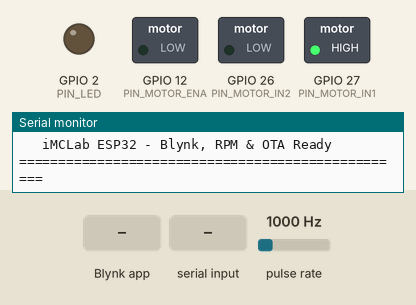
A sketch run on a simulated ESP32. Shown: switched loads named in the sketch (green lamp = pin HIGH), output pins drawn as LEDs (lit = HIGH), the last lines printed to the serial monitor. Wiring (inferred from the names in the program): pulse sensor: data GPIO 13. The inputs (shaded band) are chosen by the test bench; at power-on: pulse rate 1000 Hz. WiFi joins after 1.5 s; servers stay silent unless stated.

Above: at 3.0 s.
3.1 s: Blynk app writes 1 to V2
At 4.3 s:
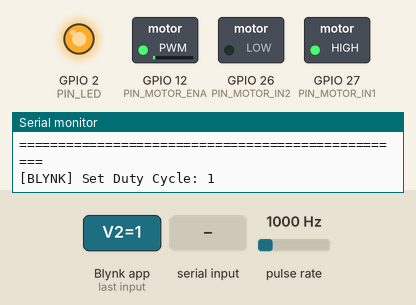
4.6 s: "PWM:90\n" received over Serial
At 5.6 s:
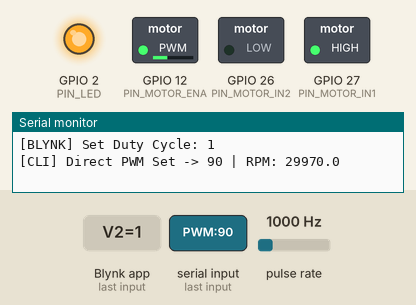
6.1 s: Blynk app writes 200 to V2
At 6.8 s:
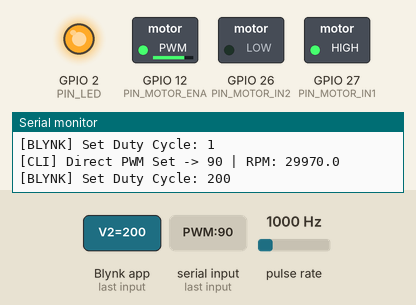
7.6 s: "-\n" received over Serial
At 7.9 s:
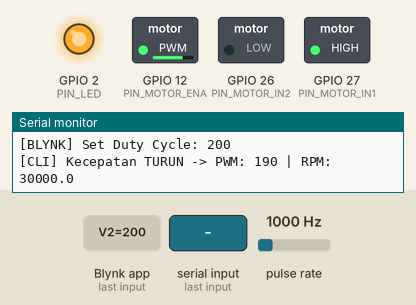
9.1 s: Blynk app writes 0 to V3
At 10.3 s:
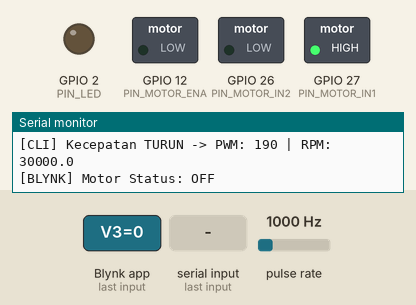
10.6 s: "+\n" received over Serial
At 11.4 s:
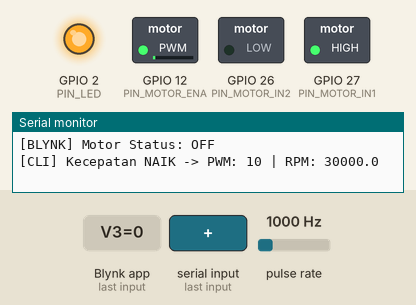
Timing chart, 0 to 13.1 s (numbered marks = the images above; inputs shaded):
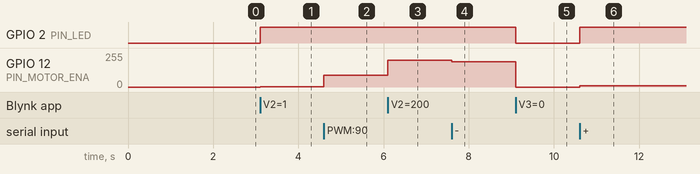

The sketch:

imclab_Blynk_OTA.ino
```cpp
/*******************************************************************************
 * MODUL 04: Blynk Control, RPM Telemetry & OTA Update iMCLab (ESP32)
 * Deskripsi: Program kendali Motor DC, Telemetry RPM, dan pembaruan firmware
 *            nirkabel Over-The-Air (OTA) via Blynk IoT Cloud & ArduinoOTA.
 * Compatible: ESP32 Arduino Core 2.x & 3.x
 *******************************************************************************/

#define BLYNK_TEMPLATE_ID "TMPL6htwVkLiD"
#define BLYNK_TEMPLATE_NAME "iMCLab Motor"
#define BLYNK_AUTH_TOKEN "9MAsSFl2_mmfWPpwK3Ecn11j4ER1mkSX"

#define BLYNK_PRINT Serial

#include <WiFi.h>
#include <WiFiClient.h>
#include <BlynkSimpleEsp32.h>
#include <ArduinoOTA.h> // Pustaka Utama untuk Fitur Over-The-Air (Modul 04)

char auth[] = BLYNK_AUTH_TOKEN;
char ssid[] = "enf";
char pass[] = "apakahitu";

// ============================================================
// PINOUT HARDWARE & PARAMETER UTAMA
// ============================================================
const int PIN_LED          = 2;     // LED Indikator Onboard
const int PIN_MOTOR_IN1    = 27;    // Input 1 Driver Motor
const int PIN_MOTOR_IN2    = 26;    // Input 2 Driver Motor
const int PIN_MOTOR_ENA    = 12;    // Enable A (PWM Kecepatan)
const byte PIN_RPM_SENSOR  = 13;    // Sensor Speed Encoder

// Parameter PWM Motor
const int PWM_FREQ         = 30000; // 30 kHz
const int PWM_CHANNEL      = 0;
const int PWM_RESOLUTION   = 8;     // 8-bit (0 - 255)
const int DUTY_STEP        = 10;
const int DUTY_MIN         = 0;
const int DUTY_MAX         = 255;

int speedDutyCycle         = 200;
bool isMotorActive         = false;

// Parameter Sensor RPM
const int ENCODER_HOLES    = 2;
volatile unsigned int pulseCount = 0;
volatile unsigned long lastDebounceUs = 0;
const unsigned long DEBOUNCE_TIME_US = 500;

float currentRPM           = 0.0;
unsigned long lastRpmCalcTime = 0;

String serialBuffer        = "";
BlynkTimer blynkTimer;

// ============================================================
// ABSTRAKSI DRIVER PWM (KOMPATIBEL CORE 2.X & 3.X)
// ============================================================
void initPWM() {
#if defined(ESP_ARDUINO_VERSION_MAJOR) && ESP_ARDUINO_VERSION_MAJOR >= 3
  ledcAttach(PIN_MOTOR_ENA, PWM_FREQ, PWM_RESOLUTION);
#else
  ledcSetup(PWM_CHANNEL, PWM_FREQ, PWM_RESOLUTION);
  ledcAttachPin(PIN_MOTOR_ENA, PWM_CHANNEL);
#endif
}

void writePWM(int duty) {
#if defined(ESP_ARDUINO_VERSION_MAJOR) && ESP_ARDUINO_VERSION_MAJOR >= 3
  ledcWrite(PIN_MOTOR_ENA, duty);
#else
  ledcWrite(PWM_CHANNEL, duty);
#endif
}

// ============================================================
// INTERRUPT SERVICE ROUTINE (ISR) ENCODER
// ============================================================
void IRAM_ATTR encoderISR() {
  unsigned long now = micros();
  if (now - lastDebounceUs > DEBOUNCE_TIME_US) {
    pulseCount++;
    lastDebounceUs = now;
  }
}

// ============================================================
// LOGIKA KONTROL MOTOR & HITUNG RPM
// ============================================================
void applyMotorControl() {
  digitalWrite(PIN_MOTOR_IN1, HIGH);
  digitalWrite(PIN_MOTOR_IN2, LOW);

  writePWM(speedDutyCycle);
  digitalWrite(PIN_LED, speedDutyCycle > 0 ? HIGH : LOW);

  Blynk.virtualWrite(V1, speedDutyCycle);
  Blynk.virtualWrite(V2, speedDutyCycle);
  Blynk.virtualWrite(V3, speedDutyCycle > 0 ? 1 : 0);
}

void computeRPM() {
  unsigned long now = millis();
  if (now - lastRpmCalcTime >= 1000) {
    detachInterrupt(digitalPinToInterrupt(PIN_RPM_SENSOR));

    float revPerSec = (float)pulseCount / (float)ENCODER_HOLES;
    currentRPM = revPerSec * 60.0;
    pulseCount = 0;

    attachInterrupt(digitalPinToInterrupt(PIN_RPM_SENSOR), encoderISR, FALLING);
    lastRpmCalcTime = millis();
  }
}

void pushTelemetryToBlynk() {
  Blynk.virtualWrite(V0, currentRPM);
  Blynk.virtualWrite(V1, speedDutyCycle);
  Blynk.virtualWrite(V2, speedDutyCycle);
  Blynk.virtualWrite(V3, speedDutyCycle > 0 ? 1 : 0);
}

// ============================================================
// INISIALISASI ARDUINO OTA (PENTING MODUL 04)
// ============================================================
void setupOTA() {
  ArduinoOTA.setHostname("iMCLab-ESP32-OTA");

  ArduinoOTA.onStart([]() {
    String type = (ArduinoOTA.getCommand() == U_FLASH) ? "sketch" : "filesystem";
    Serial.println("[OTA] Proses Update Dimulai: " + type);
  });
  ArduinoOTA.onEnd([]() {
    Serial.println("\n[OTA] Update Selesai! Rebooting...");
  });
  ArduinoOTA.onProgress([](unsigned int progress, unsigned int total) {
    Serial.printf("[OTA] Progress: %u%%\r", (progress / (total / 100)));
  });
  ArduinoOTA.onError([](ota_error_t error) {
    Serial.printf("[OTA] Error[%u]: ", error);
    if (error == OTA_AUTH_ERROR) Serial.println("Auth Failed");
    else if (error == OTA_BEGIN_ERROR) Serial.println("Begin Failed");
    else if (error == OTA_CONNECT_ERROR) Serial.println("Connect Failed");
    else if (error == OTA_RECEIVE_ERROR) Serial.println("Receive Failed");
    else if (error == OTA_END_ERROR) Serial.println("End Failed");
  });

  ArduinoOTA.begin();
  Serial.println("[OTA] Service ArduinoOTA Siap!");
}

// ============================================================
// BLYNK VIRTUAL PIN HANDLERS
// ============================================================
BLYNK_CONNECTED() {
  Blynk.syncVirtual(V2);
  Blynk.syncVirtual(V3);
}

BLYNK_WRITE(V2) {
  speedDutyCycle = constrain(param.asInt(), DUTY_MIN, DUTY_MAX);
  isMotorActive = (speedDutyCycle > 0);
  applyMotorControl();
  Serial.printf("[BLYNK] Set Duty Cycle: %d\n", speedDutyCycle);
}

BLYNK_WRITE(V3) {
  isMotorActive = param.asInt();
  if (isMotorActive) {
    if (speedDutyCycle == 0) speedDutyCycle = 200;
  } else {
    speedDutyCycle = 0;
  }
  applyMotorControl();
  Serial.printf("[BLYNK] Motor Status: %s\n", isMotorActive ? "ON" : "OFF");
}

// ============================================================
// PARSER PERINTAH SERIAL (CLI)
// ============================================================
void processSerialCommand(String cmd) {
  cmd.trim();
  if (cmd.startsWith("PWM:")) {
    int val = cmd.substring(4).toInt();
    speedDutyCycle = constrain(val, DUTY_MIN, DUTY_MAX);
    isMotorActive = (speedDutyCycle > 0);
    applyMotorControl();
    Serial.printf("[CLI] Direct PWM Set -> %d | RPM: %.1f\n", speedDutyCycle, currentRPM);
    return;
  }

  if (cmd.length() == 0) return;
  char option = cmd.charAt(0);

  switch (option) {
    case '1':
      if (speedDutyCycle == 0) speedDutyCycle = 200;
      isMotorActive = true;
      applyMotorControl();
      Serial.printf("[CLI] Motor ON | PWM: %d | RPM: %.1f\n", speedDutyCycle, currentRPM);
      break;

    case '0':
      speedDutyCycle = 0;
      isMotorActive = false;
      applyMotorControl();
      Serial.println("[CLI] Motor OFF");
      break;

    case '+':
      speedDutyCycle = min(speedDutyCycle + DUTY_STEP, DUTY_MAX);
      isMotorActive = true;
      applyMotorControl();
      Serial.printf("[CLI] Kecepatan NAIK -> PWM: %d | RPM: %.1f\n", speedDutyCycle, currentRPM);
      break;

    case '-':
      speedDutyCycle = max(speedDutyCycle - DUTY_STEP, DUTY_MIN);
      isMotorActive = (speedDutyCycle > 0);
      applyMotorControl();
      Serial.printf("[CLI] Kecepatan TURUN -> PWM: %d | RPM: %.1f\n", speedDutyCycle, currentRPM);
      break;

    case 'R':
    case 'r':
      Serial.printf("[TELEMETRY] RPM: %.1f | PWM: %d\n", currentRPM, speedDutyCycle);
      break;

    default:
      Serial.println("[CLI] Perintah tidak dikenal! Gunakan 1, 0, +, -, PWM:xxx, atau R.");
      break;
  }
}

// ============================================================
// SETUP & LOOP PROGRAM
// ============================================================
void setup() {
  Serial.begin(115200);

  pinMode(PIN_LED, OUTPUT);
  pinMode(PIN_MOTOR_IN1, OUTPUT);
  pinMode(PIN_MOTOR_IN2, OUTPUT);
  pinMode(PIN_MOTOR_ENA, OUTPUT);
  pinMode(PIN_RPM_SENSOR, INPUT_PULLUP);

  attachInterrupt(digitalPinToInterrupt(PIN_RPM_SENSOR), encoderISR, FALLING);

  initPWM();

  digitalWrite(PIN_MOTOR_IN1, HIGH);
  digitalWrite(PIN_MOTOR_IN2, LOW);
  writePWM(0);

  lastRpmCalcTime = millis();

  // Koneksi ke Blynk Cloud
  Blynk.begin(auth, ssid, pass);
  blynkTimer.setInterval(1000L, pushTelemetryToBlynk);

  // Inisialisasi Fitur OTA
  setupOTA();

  Serial.println("==================================================");
  Serial.println("   iMCLab ESP32 - Blynk, RPM & OTA Ready          ");
  Serial.println("==================================================");
}

void loop() {
  Blynk.run();
  blynkTimer.run();
  ArduinoOTA.handle(); // WAJIB: Memproses sinyal pembaruan firmware nirkabel
  computeRPM();

  while (Serial.available() > 0) {
    char c = Serial.read();
    if (c == '\n' || c == '\r') {
      if (serialBuffer.length() > 0) {
        processSerialCommand(serialBuffer);
        serialBuffer = "";
      }
    } else {
      serialBuffer += c;
    }
  }
}
```

Measured:
- after the input at 3.1 s, GPIO 2 (PIN_LED): LOW → HIGH at once; GPIO 12 (PIN_MOTOR_ENA): 0/255 → 1/255 at once
- after the input at 4.6 s, GPIO 12 (PIN_MOTOR_ENA): 1/255 → 90/255 at once
- after the input at 6.1 s, GPIO 12 (PIN_MOTOR_ENA): 90/255 → 199/255 at once
- after the input at 7.6 s, GPIO 12 (PIN_MOTOR_ENA): 199/255 → 189/255 at once
- after the input at 9.1 s, GPIO 2 (PIN_LED): HIGH → LOW at once; GPIO 12 (PIN_MOTOR_ENA): 189/255 → 0/255 at once
- after the input at 10.6 s, GPIO 2 (PIN_LED): LOW → HIGH at once; GPIO 12 (PIN_MOTOR_ENA): 0/255 → 10/255 at once
